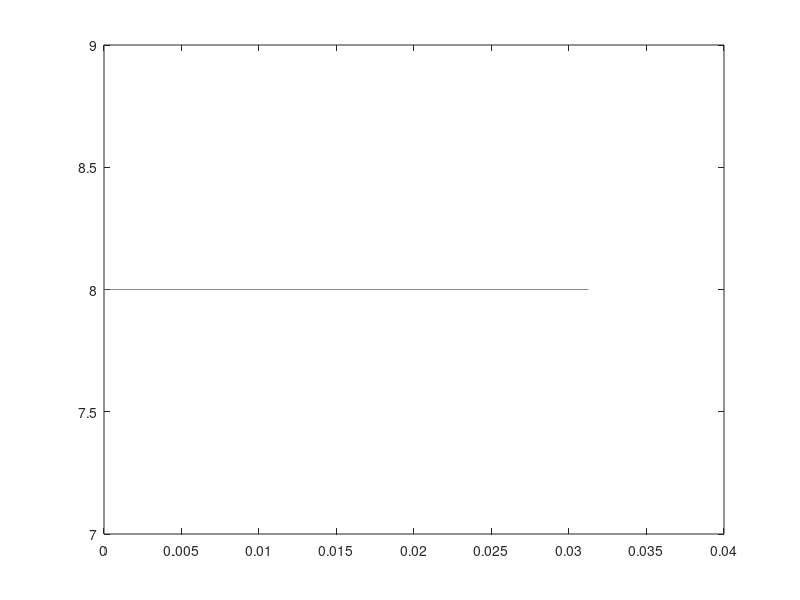

Here is the MATLAB script that generated this plot: (Note: this script raises an error after producing the figure.)
sam = 315;
freq = 160;
t = (0:1/(sam*freq):5/freq);
y = 8*exp(2*pi*t*freq*1i);
mag_y = abs(y);
real_y = real(y);
imag_y = imag(y);
phase_y = angle(y);

p3 = plot(t,mag_y);
p3.Color = "blue";
xlabel('time')
ylabel('Magnitude of the Signal')

p2 = plot(t,real_y);
p2.Color = "magenta";
xlabel('time')
ylabel('Real Part of the Signal')

p1 = plot(t,imag_y);
p1.Color = "magenta";
xlabel('time')
ylabel('Imaginary Part of the Signal')

p = plot(t,phase_y);
p.Color = "blue";
xlabel('time')
ylabel('Phase of the Signal')

